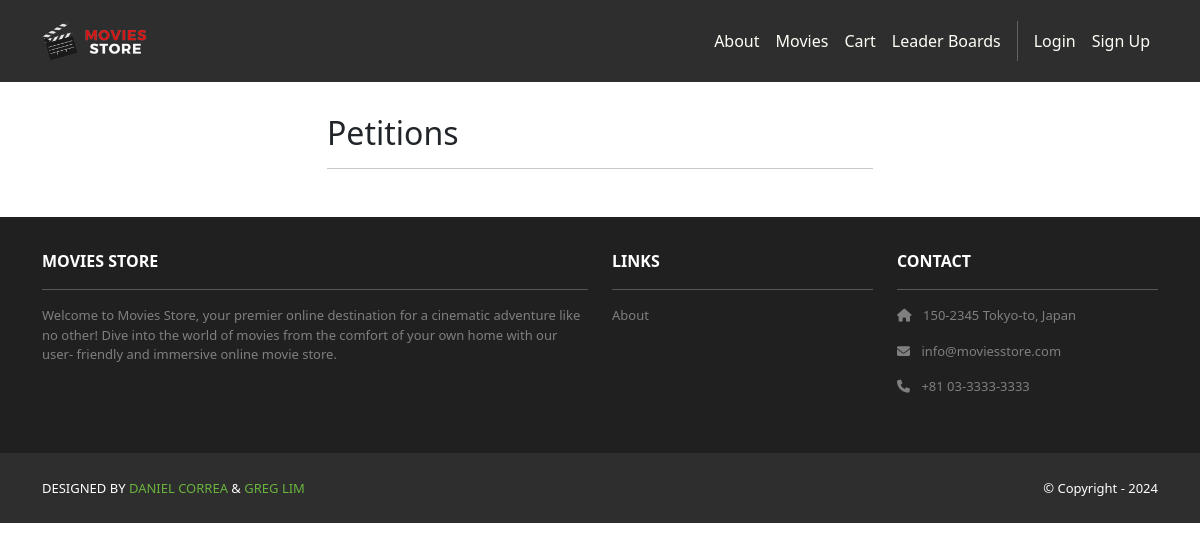
The app's page /petitions/, older data.
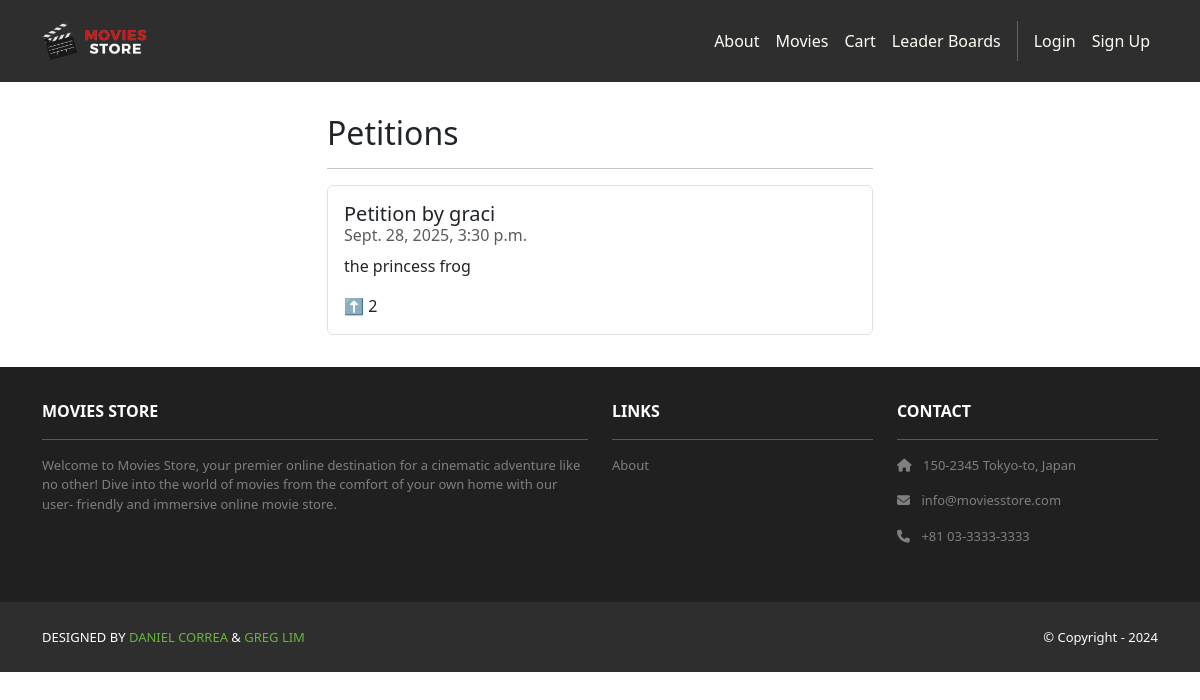
The same page, newer data.
### petitions/models.py (models this page shows, shortened)
class Petition(models.Model):
    id = models.AutoField(primary_key=True)
    comment = models.CharField(max_length=255)
    date = models.DateTimeField(auto_now_add=True)
    user = models.ForeignKey(User, on_delete=models.CASCADE)
    upvotes = models.ManyToManyField(User, related_name="upvoted_petitions", blank=True)

### petitions/views.py (the view)
# urls.py: path('', views.index, name='cart.index'),
def index(request):
    petitions = Petition.objects.all().order_by('-date')
    template_data = {}
    template_data['petitions'] = petitions
    return render(request, 'petitions/index.html', {'template_data': template_data})

### petitions/templates/petitions/index.html (shortened to what this page needs)
{% extends 'base.html' %}
{% block content %}
{% load static %}
<div class="p-3">
    <div class="container">
        <div class="row mt-3">
            <div class="col-md-6 mx-auto mb-3">
                <h2>Petitions</h2>
                <hr />
                <ul class="list-group">
                    {% for petition in template_data.petitions %}
                    <li class="list-group-item pb-3 pt-3">
                        <h5 class="card-title">
                            Petition by {{ petition.user.username }}
                        </h5>
                        <h6 class="card-subtitle mb-2 text-muted"> {{ petition.date }}
                        </h6>
                        <p class="card-text">{{ petition.comment }}</p>
                        <p class="card-text">⬆️ {{ petition.upvotes.count }}</p>
                    </li>
                    {% endfor %}
                </ul>
            </div>
        </div>
    </div>
</div>
{% endblock content %}

Row changes from the older to the newer data that the page shows:
added Petition: user.username "graci", date "Sept. 28, 2025, 3:30 p.m.", comment "the princess frog", upvotes.count "2"
